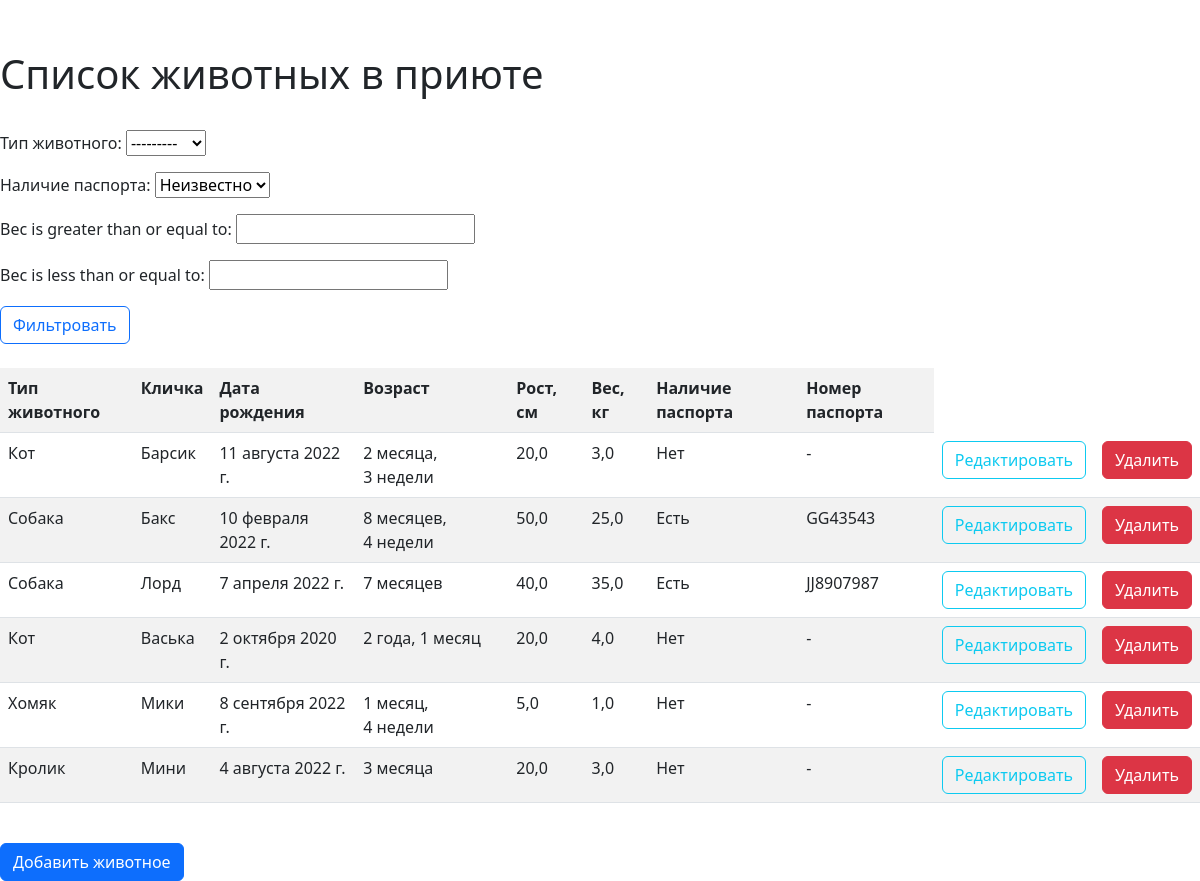
The page / on the database its author committed.
### main/models.py (models this page shows, shortened)
class Type(models.Model):
    type = models.CharField('Тип животного', max_length=50, validators=[RegexValidator('^[а-яА-Я]+$')])
    def __str__(self):
        return self.type
    class Meta:
        verbose_name = 'Type'
        verbose_name_plural = 'Types'

class Animal(models.Model):
    type = models.ForeignKey(Type, verbose_name="Тип животного", on_delete=models.CASCADE)
    name = models.CharField('Кличка', max_length=50, validators=[RegexValidator('^[а-яА-Я]+$')], )
    birthday = models.DateField('Дата рождения')
    height = models.FloatField('Рост')
    weight = models.FloatField('Вес')
    passport = models.BooleanField('Наличие паспорта')
    pass_num = models.CharField('Номер паспорта', blank=True, null=True, max_length=50, validators=[RegexValidator('^[a-zA-Z0-9]+$')])
    class Meta:
        verbose_name = 'Animal'
        verbose_name_plural = 'Animals'

### main/views.py (the view)
# urls.py: path('', views.List.as_view(), name='home'),
class List(FilterView):
    model = Animal
    template_name = 'main/index.html'
    filterset_class = AnimalFilter

### main/templates/main/index.html (shortened to what this page needs)
{% extends 'main/layout.html' %}
{% block content %}
    <h1 class="title">Список животных в приюте</h1><br>
    <form class="filter" method="get">
        {{ filter.form.as_p }}
        <button type="submit" class="btn btn-outline-primary">Фильтровать</button>
    </form><br>
    {% if object_list %}
        <table class="table table-striped table-hover" style="width:100%">
            <tr>
                <th>Тип животного</th>
                <th>Кличка</th>
                <th>Дата рождения</th>
                <th>Возраст</th>
                <th>Рост, см</th>
                <th>Вес, кг</th>
                <th>Наличие паспорта</th>
                <th>Номер паспорта</th>
            </tr>
        {% for object in filter.qs %}
            <tr>
                <td>{{ object.type }}</td>
                <td>{{ object.name }}</td>
                <td>{{ object.birthday }}</td>
                <td>{{ object.birthday|timesince }}</td>
                <td>{{ object.height }}</td>
                <td>{{ object.weight }}</td>
                {% if object.passport %}
                    <td> Есть </td>
                {% else %}
                    <td> Нет </td>
                {% endif %}
                {% if object.pass_num %}
                    <td>{{ object.pass_num }}</td>
                {% else %}
                    <td> - </td>
                {% endif %}
                <td width="5%"><a href="{% url 'update' object.id %}" class="btn btn-outline-info">Редактировать</a></td>
                <td width="5%"><a href="{% url 'delete' object.id  %}" class="btn btn-danger">Удалить</a></td>
            </tr>
        {% endfor %}
        </table>
    {% else %}
        <p>Нет записей</p>
    {% endif %}
        <br>
        <a href="{% url 'add' %}" class="btn btn-primary">Добавить животное</a>
{% endblock %}

### main/templates/main/layout.html (shortened to what this page needs)
{% load static %}
<!doctype html>
<html lang="en">
<head>
    <link rel="stylesheet" href="https://cdn.jsdelivr.net/npm/bootstrap@5.2.2/dist/css/bootstrap.min.css">
    <link rel="stylesheet" href="{% static 'main/css/main.css' %}">
    <link rel="stylesheet" href="https://cdn.jsdelivr.net/npm/@fortawesome/fontawesome-free@6.2.0/css/fontawesome.min.css">
</head>
<body>
    {% block content %}
    {% endblock %}
</body>
</html>

### main/static/main/css/main.css (style rules this page uses)
.filter { width: 70%; }
.title { margin-top: 50px; }

### rows shown on the page
Type: type "---------"
Animal: type "Кот", name "Барсик", birthday "11 августа 2022 г.", birthday "2 месяца, 3 недели", height "20,0", weight "3,0", passport "Нет"
Animal: type "Собака", name "Бакс", birthday "10 февраля 2022 г.", birthday "8 месяцев, 4 недели", height "50,0", weight "25,0", passport "Есть", pass_num "GG43543"
Animal: type "Собака", name "Лорд", birthday "7 апреля 2022 г.", birthday "7 месяцев", height "40,0", weight "35,0", passport "Есть", pass_num "JJ8907987"
Animal: type "Кот", name "Васька", birthday "2 октября 2020 г.", birthday "2 года, 1 месяц", height "20,0", weight "4,0", passport "Нет"
Animal: type "Хомяк", name "Мики", birthday "8 сентября 2022 г.", birthday "1 месяц, 4 недели", height "5,0", weight "1,0", passport "Нет"
Animal: type "Кролик", name "Мини", birthday "4 августа 2022 г.", birthday "3 месяца", height "20,0", weight "3,0", passport "Нет"
